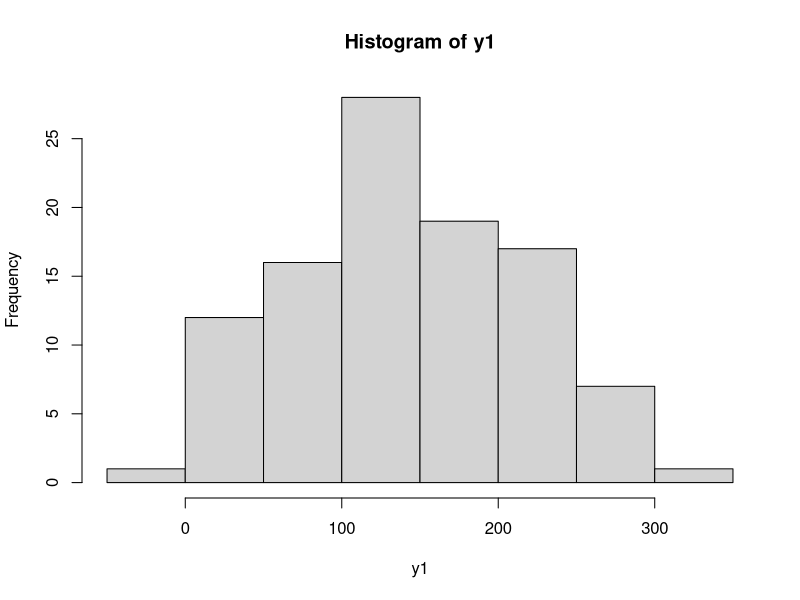
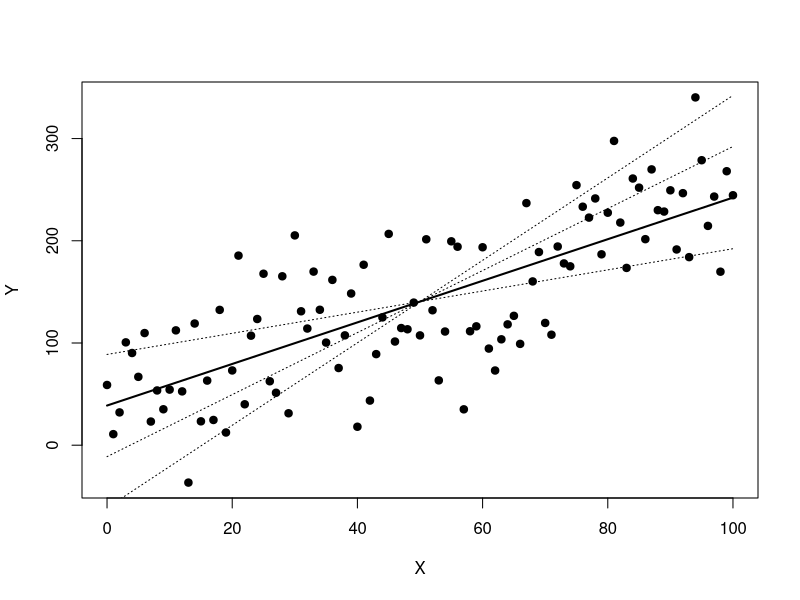
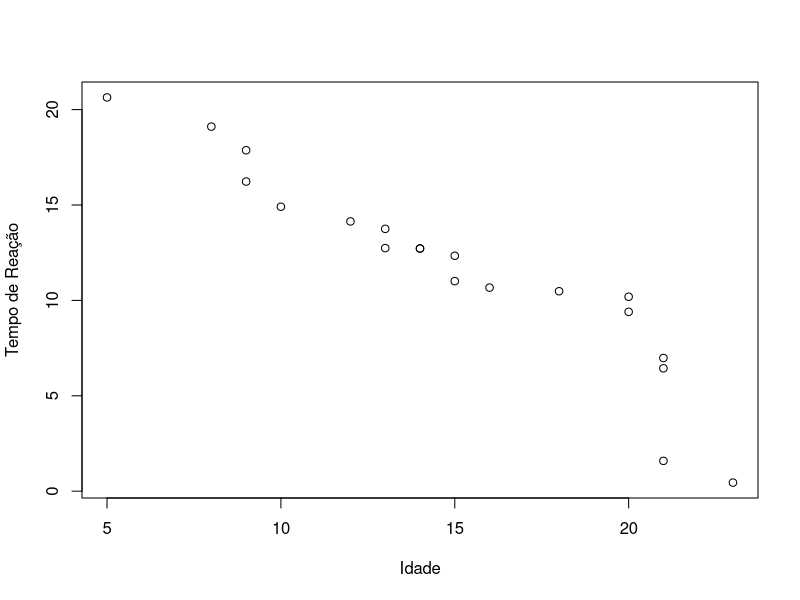

Source code (R) for these figures, in order: (Note: this script raises an error after producing the figures.)
#Exercícios Cap11 - Parte1

# Configurando o diretório de trabalho
# Coloque entre aspas o diretório de trabalho que você está usando no seu computador
# Não use diretórios com espaço no nome
setwd("~/Cursos/DSA/FCD/BigDataRAzure/Cap11")

# Para saber qual diretório estou trabalhando
getwd()


# Lista de pacotes base carregados
search()


## Exercício 1 - Massa de dados aleatória

# Criando a massa de dados (apesar de aleatória, y possui 
# uma relação com os dados de x)

x <- seq(0, 100)
y <- 2 * x + 35

# Imprimindo as variáveis
x
y

# Gerando uma distribuição normal
y1 <- y + rnorm(101, 0, 50)
y1
hist(y1)


# Crie um plot do relacionamento de x e y1
plot(x, y1, pch = 19, xlab = 'X', ylab = 'Y')

# Crie um modelo de regressão para as duas variáveis x e y1
modelo <- lm(y1 ~ x)
modelo
class(modelo)

# Capture os coeficentes
a <- modelo$coefficients[1]
b <- modelo$coefficients[2]

a
b

# Fórmula de Regressão
y2 <- a + b*x

# Visualize a linha de regressão
lines(x, y2, lwd = 2)

# Simulando outras possíveis linhas de regressão
y3 <- (y2[51]-50*(b-1))+(b-1)*x
y4 <- (y2[51]-50*(b+1))+(b+1)*x
y5 <- (y2[51]-50*(b+2))+(b+2)*x
lines(x,y3,lty=3)
lines(x,y4,lty=3)
lines(x,y5,lty=3)



## Exercício 2 - Pesquisa sobre idade e tempo de reação

# Criando os dados
Idade <- c(9,13,14,21,15,18,20,8,14,23,16,21,10,12,20,
           9,13,5,15,21)

Tempo <- c(17.87,13.75,12.72,6.98,11.01,10.48,10.19,19.11,
           12.72,0.45,10.67,1.59,14.91,14.14,9.40,16.23,
           12.74,20.64,12.34,6.44)

# Crie um Gráfico de Dispersão (ScatterPlot)
plot(Idade, Tempo, 
     xlab = 'Idade',
     ylab = 'Tempo de Reação')

# Crie um modelo de regressão
modelo <- lm(Tempo ~ Idade)
modelo

# Calcule a reta de regressão
y <- a + bx
reta <- 25.8134 -0.9491 * Idade


# Crie o gráfico da reta

lines(Idade, reta)
